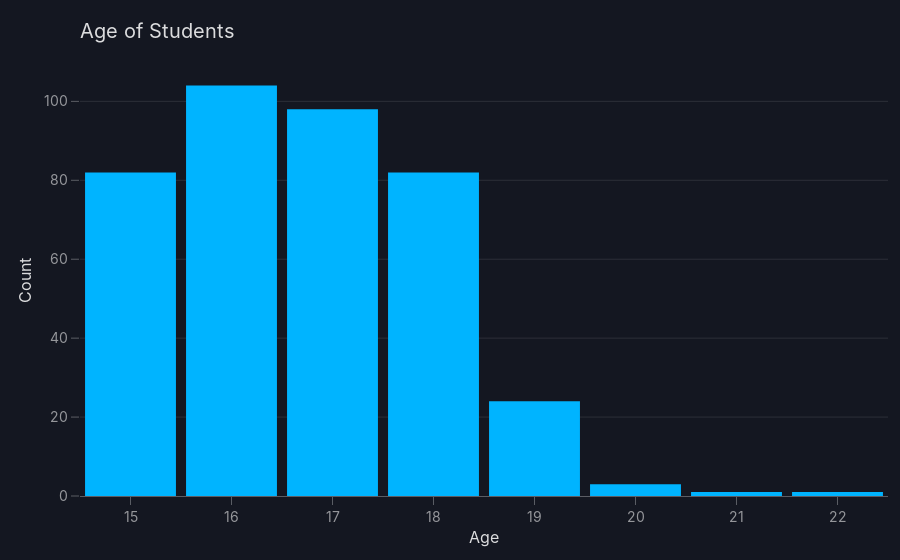

Notebook code cell kept with this figure:
### Code cell
import plotly.express as px

# Assuming 'student' is your DataFrame and 'address' is a column in it
# Make sure you've imported and loaded the data correctly before using it

# Create a countplot using Plotly Express
fig = px.histogram(student, x='age', title='Age of Students')

# Customize the layout
fig.update_layout(
    xaxis_title='Age',
    yaxis_title='Count',
    font=dict(size=20)  # Adjust font size for title and labels
)

# Show the plot
fig.show()

### Figure 1 — Plotly figure (JSON) as saved in the notebook; plotly's stock layout.template omitted (floating-point values rounded to 4 significant figures; data arrays with more than 128 entries replaced by an {"elided": "..."} marker saying what was removed)
{"data": [{"alignmentgroup": "True", "bingroup": "x", "hovertemplate": "age=%{x}<br>count=%{y}<extra></extra>", "legendgroup": "", "marker": {"color": "#00b4ff", "pattern": {"shape": ""}}, "name": "", "offsetgroup": "", "orientation": "v", "showlegend": false, "type": "histogram", "x": {"elided": "395 int values"}, "xaxis": "x", "yaxis": "y"}], "layout": {"barmode": "relative", "font": {"size": 20}, "legend": {"tracegroupgap": 0}, "title": {"text": "Age of Students"}, "xaxis": {"anchor": "y", "domain": [0, 1], "title": {"text": "Age"}}, "yaxis": {"anchor": "x", "domain": [0, 1], "title": {"text": "Count"}}}}
